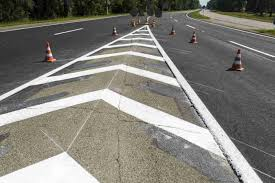
#> input picture jalan.jpg, 275 x 183 px
$ jupyter execute --allow-errors 'UAS PRAKTIKUM_202131181_PENGOLAHAN CITRA(F).ipynb'
#> lines starting #> are read from the running program, lines starting #| are printed output that depends on the picture; after the words box and inside, x2 and y2 are one past the last pixel; in counts of white or black regions, pixels touching at a corner belong together
[cell 1]
import cv2
import numpy as np
from matplotlib import pyplot as plt

#eklesias202131181

[cell 2]
img=cv2.imread('jalan.jpg')
#> img is the input picture: shape (183, 275, 3); mean B, G, R 118.7, 125.8, 127.7
cv2.imshow('Image', img)
cv2.waitKey()
cv2.destroyAllWindows()

#eklesias202131181

[cell 3]
gray = cv2.cvtColor(img, cv2.COLOR_BGR2GRAY)
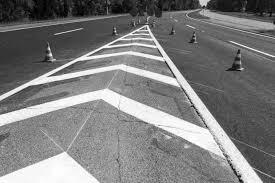
#> gray: shape (183, 275); min 0, max 255, mean 125.6
edges = cv2.Canny(img, 100, 150)
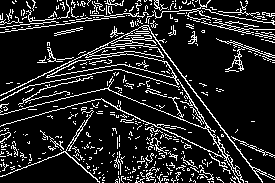
#> edges: shape (183, 275); 14% white in thin lines or dots

#eklesias202131181

[cell 4]
fig, axs = plt.subplots(1,2, figsize =(10,10))
ax = axs.ravel()

ax[0].imshow(gray, cmap= 'gray')
ax[0].set_title('Gambar Asli')

ax[1].imshow(edges, cmap ='gray')
ax[1].set_title('Gambar Edges')

#eklesias202131181
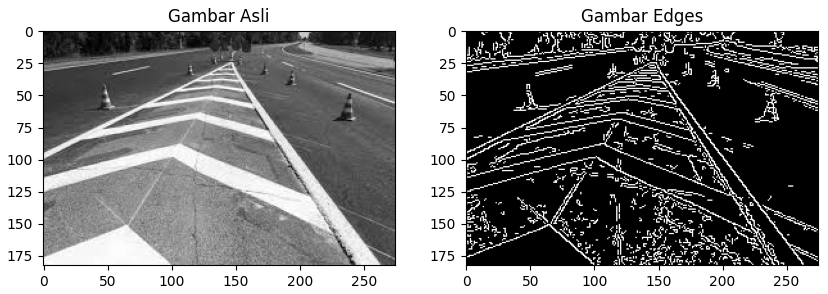
#> figure drawn by matplotlib, 2 panels

[cell 5]
blur = cv2.GaussianBlur(gray, (5, 5), 0)
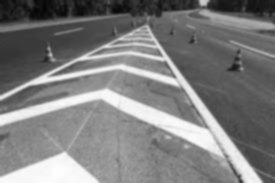
#> blur: shape (183, 275); min 4, max 253, mean 125.6

#eklesias202131181

[cell 6]
edges = cv2.Canny(blur, 50, 150)
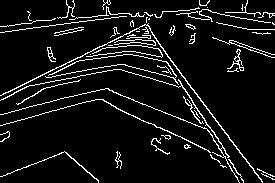
#> edges: shape (183, 275); 7.6% white in thin lines or dots

#eklesias202131181

[cell 7]
mask = np.zeros_like(edges)

#eklesias202131181

[cell 8]
height, width = img.shape[:2]
#> height = 183; width = 275
roi_vertices = [(0, height), (width/2, height/2), (width, height)]
#> roi_vertices = [(0, 183), (137.5, 91.5), (275, 183)]
mask_color = 255
cv2.fillPoly(mask, np.array([roi_vertices], dtype=np.int32), mask_color)
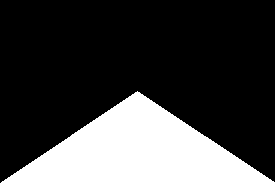
#> mask: shape (183, 275); 25.2% white; 1 white region, box (x1, y1, x2, y2) and area: (1, 91, 275, 183) 12695
masked_edges = cv2.bitwise_and(edges, mask)
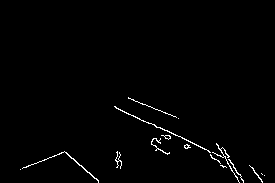
#> masked_edges: shape (183, 275); 1.2% white in thin lines or dots, all inside (x1, y1, x2, y2) = (20, 97, 265, 183)

#eklesias202131181

[cell 9]
lines = cv2.HoughLinesP(edges, rho=1, theta=np.pi/180, threshold=400, minLineLength=40, maxLineGap=40)
#> lines = None
Canny_image = cv2.Canny(gray, 200, 400)
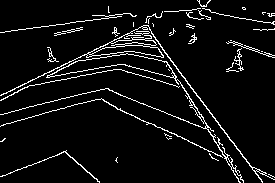
#> Canny_image: shape (183, 275); 6.3% white in thin lines or dots

#eklesias202131181

[cell 10]
line_img = np.zeros_like(img)
#> (the rest of this cell did not finish here and is left out)

[cell 11]
final_img = cv2.addWeighted(img, 0.8, line_img, 1, 0)
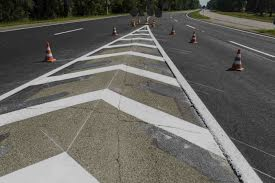
#> final_img: shape (183, 275, 3); mean B, G, R 95, 100.7, 102.2
#eklesias202131181

$ run again, with fungsi-.webp saved as jalan.jpg
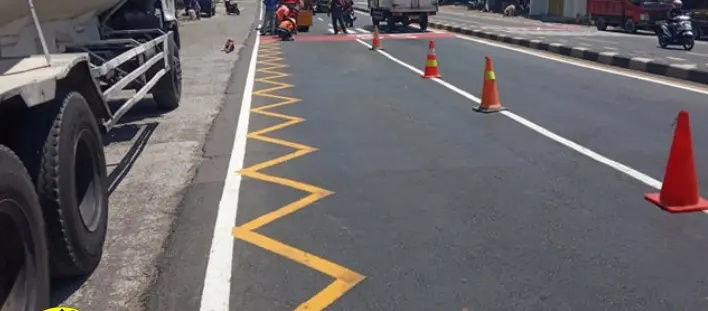
#> input picture fungsi-.webp, 708 x 311 px
#> img is the input picture: shape (311, 708, 3); mean B, G, R 103.7, 101.2, 105.3
#> `edges = cv2.Canny(img, 100, 150)`:
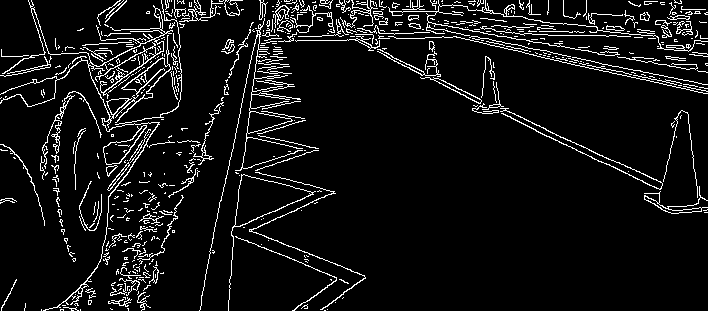
#> edges: shape (311, 708); 7.4% white in thin lines or dots
#> mask: shape (311, 708); 25.1% white; 1 white region, box (x1, y1, x2, y2) and area: (2, 155, 707, 311) 55265
#> masked_edges: shape (311, 708); 0.56% white in thin lines or dots, all inside (x1, y1, x2, y2) = (45, 181, 366, 311)
#> lines = None
#> Canny_image: shape (311, 708); 3.9% white in thin lines or dots
#> `final_img = cv2.addWeighted(img, 0.8, line_img, 1, 0)`:
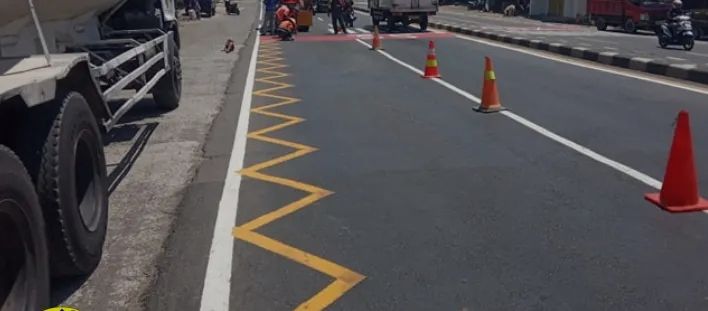
#> final_img: shape (311, 708, 3); mean B, G, R 83, 81, 84.2
